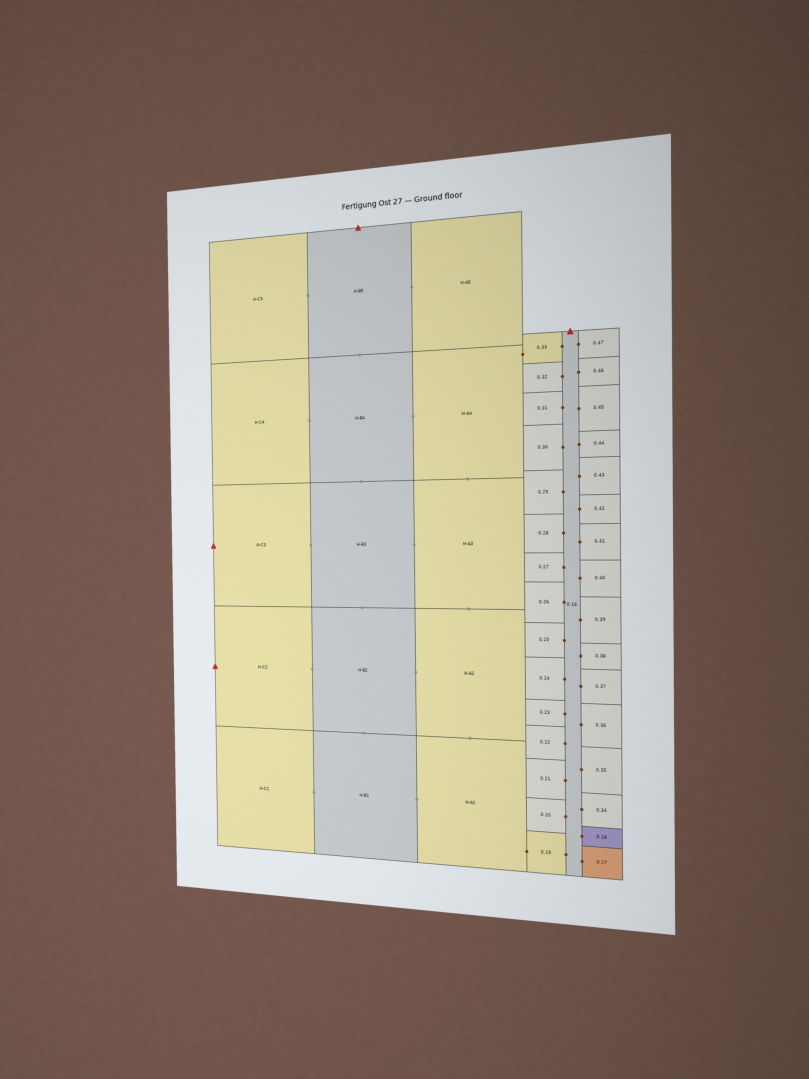
#> input picture samples/photos/proc-factory-dev-003/floor_0.jpg, 3236 x 4315 px (shown at 1/4 size)
$ python -i plan_photo.py   (imports and definitions only)
#> lines starting #> are read from the running program, lines starting #| are printed output that depends on the picture; after the words box and inside, x2 and y2 are one past the last pixel; in counts of white or black regions, pixels touching at a corner belong together
"""Read a phone photo of a floor plan: find and straighten the sheet, even out the light, then find rooms between
the wall lines and classify each by its colour. Produces the same FloorScan as the clean-image path.

Steps:
1. Sheet: the paper is the largest bright quadrilateral; warp it to a rectangle (perspective, rotation).
2. Walls and text: thin dark lines, found with a black-hat filter, which ignores slow changes in brightness.
3. Light: fit a smooth (quadratic) brightness model to the white paper around the building and divide it out,
   which also removes the colour cast, so fills come back close to the plan's palette.
4. Rooms: areas enclosed by walls, classified by their median colour; markers by colour, size and roundness."""

from pathlib import Path

import cv2
import numpy as np

from core.plan_import import FILLS, MARKERS, FloorScan

WALL_CONTRAST = 12
MARKER_TOLERANCE = 70
FILL_MAX_DISTANCE = 30  # in Lab units, after light correction


def order_corners(points: np.ndarray) -> np.ndarray:
    points = points.reshape(-1, 2).astype(np.float32)
    total, diff = points.sum(axis=1), np.diff(points, axis=1).ravel()
    return np.array([points[total.argmin()], points[diff.argmin()], points[total.argmax()], points[diff.argmax()]], np.float32)


def sheet_outline(rgb: np.ndarray) -> np.ndarray | None:
    """Corners of the paper: the largest four-cornered outline among the image's strong edges, like a document
    scanner. Falls back to the brightest large blob."""
    small = max(rgb.shape[:2]) / 1000
    preview = cv2.resize(rgb, None, fx=1 / small, fy=1 / small, interpolation=cv2.INTER_AREA) if small > 1 else rgb
    scale = max(small, 1.0)
    gray = cv2.GaussianBlur(cv2.cvtColor(preview, cv2.COLOR_RGB2GRAY), (5, 5), 0)
    area = gray.shape[0] * gray.shape[1]
    candidates = []
    edges = cv2.dilate(cv2.Canny(gray, 40, 120), np.ones((3, 3), np.uint8))
    contours, _ = cv2.findContours(edges, cv2.RETR_LIST, cv2.CHAIN_APPROX_SIMPLE)
    _, bright = cv2.threshold(gray, 0, 255, cv2.THRESH_BINARY + cv2.THRESH_OTSU)
    blobs, _ = cv2.findContours(cv2.morphologyEx(bright, cv2.MORPH_CLOSE, np.ones((15, 15), np.uint8)),
                                cv2.RETR_EXTERNAL, cv2.CHAIN_APPROX_SIMPLE)
    for contour in [*contours, *blobs]:
        hull = cv2.convexHull(contour)
        if cv2.contourArea(hull) < 0.15 * area:
            continue
        quad = cv2.approxPolyDP(hull, 0.02 * cv2.arcLength(hull, True), True)
        if len(quad) == 4:
            candidates.append((cv2.contourArea(quad), quad, contour))
    if not candidates:
        return None
    _, quad, contour = max(candidates, key=lambda c: c[0])
    if cv2.contourArea(quad) > 0.97 * area:
        return None  # the "sheet" is the whole frame: already a straight scan or screenshot
    return refine_corners(order_corners(quad), contour.reshape(-1, 2).astype(np.float32)) * scale


def refine_corners(corners: np.ndarray, outline: np.ndarray) -> np.ndarray:
    """Fit a straight line to the outline points along each side and intersect neighbouring lines: far more precise
    than the polygon approximation's vertices, which matters for recovering the sheet's proportions."""
    lines = []
    for i in range(4):
        a, b = corners[i], corners[(i + 1) % 4]
        direction = (b - a) / max(np.linalg.norm(b - a), 1e-6)
        normal = np.array([-direction[1], direction[0]])
        along = (outline - a) @ direction
        across = np.abs((outline - a) @ normal)
        length = np.linalg.norm(b - a)
        near = outline[(across < 4) & (along > 0.1 * length) & (along < 0.9 * length)]
        if len(near) < 10:
            return corners
        vx, vy, x0, y0 = cv2.fitLine(near, cv2.DIST_HUBER, 0, 0.01, 0.01).ravel()
        lines.append((np.array([x0, y0]), np.array([vx, vy])))
    refined = []
    for i in range(4):
        (p1, d1), (p2, d2) = lines[i - 1], lines[i]
        matrix = np.array([d1, -d2]).T
        if abs(np.linalg.det(matrix)) < 1e-6:
            return corners
        t = np.linalg.solve(matrix, p2 - p1)
        refined.append(p1 + t[0] * d1)
    refined = np.array(refined, np.float32)
    return refined if np.abs(refined - corners).max() < 25 else corners


def true_aspect(corners: np.ndarray, image_w: int, image_h: int) -> float | None:
    """Width/height of the real sheet from its four corners in the photo, assuming a pinhole camera with square
    pixels and the principal point in the middle (Zhang & He, "Whiteboard scanning", 2004). The side lengths alone
    get this wrong as soon as the camera is tilted. None when the view is too frontal to estimate the focal length."""
    u0, v0 = image_w / 2, image_h / 2
    tl, tr, br, bl = [np.array([x, y, 1.0]) for x, y in corners]
    m1, m2, m3, m4 = tl, tr, bl, br
    k2 = np.dot(np.cross(m1, m4), m3) / np.dot(np.cross(m2, m4), m3)
    k3 = np.dot(np.cross(m1, m4), m2) / np.dot(np.cross(m3, m4), m2)
    n2, n3 = k2 * m2 - m1, k3 * m3 - m1
    if abs(n2[2]) < 1e-6 or abs(n3[2]) < 1e-6:
        return None
    f2 = -((n2[0] * n3[0] - (n2[0] * n3[2] + n2[2] * n3[0]) * u0 + n2[2] * n3[2] * u0 * u0)
           + (n2[1] * n3[1] - (n2[1] * n3[2] + n2[2] * n3[1]) * v0 + n2[2] * n3[2] * v0 * v0)) / (n2[2] * n3[2])
    if not np.isfinite(f2) or f2 <= (0.3 * image_w) ** 2 or f2 >= (5 * image_w) ** 2:
        return None
    inverse = np.linalg.inv(np.array([[np.sqrt(f2), 0, u0], [0, np.sqrt(f2), v0], [0, 0, 1]]))
    metric = inverse.T @ inverse
    return float(np.sqrt((n2 @ metric @ n2) / (n3 @ metric @ n3)))


def straighten(rgb: np.ndarray) -> np.ndarray:
    """Warp the sheet of paper to a rectangle (perspective, rotation); unchanged if no sheet is found."""
    corners = sheet_outline(rgb)
    if corners is None:
        return rgb
    width = int(max(np.linalg.norm(corners[1] - corners[0]), np.linalg.norm(corners[2] - corners[3])))
    height = int(max(np.linalg.norm(corners[3] - corners[0]), np.linalg.norm(corners[2] - corners[1])))
    ratio = true_aspect(corners, rgb.shape[1], rgb.shape[0])
    if ratio:  # keep the larger side, set the other from the recovered aspect ratio
        if width >= height * ratio:
            height = int(width / ratio)
        else:
            width = int(height * ratio)
    target = np.float32([(0, 0), (width, 0), (width, height), (0, height)])
    flat = cv2.warpPerspective(rgb, cv2.getPerspectiveTransform(corners, target), (width, height), flags=cv2.INTER_CUBIC)
    trim = max(3, int(0.01 * min(width, height)))  # the paper edge itself
    return flat[trim:-trim, trim:-trim]


def surface_terms(x: np.ndarray, y: np.ndarray) -> np.ndarray:
    """Cubic polynomial in x and y: smooth enough for light gradients, vignetting and their product."""
    return np.stack([x ** i * y ** j for i in range(4) for j in range(4 - i)], axis=-1)


# [57 lines left out: functions fit_light, sample, wall_unit, label_box, not called in this run]


def lab(colour) -> np.ndarray:
    return cv2.cvtColor(np.uint8([[colour]]), cv2.COLOR_RGB2LAB)[0, 0].astype(np.float32)


# [95 lines left out: function scan_photo, not called in this run]

>>> import cv2
>>> picture = cv2.cvtColor(cv2.imread('../samples/photos/proc-factory-dev-003/floor_0.jpg'), cv2.COLOR_BGR2RGB)
>>> result = straighten(picture)
#> in sheet_outline, `gray = cv2.GaussianBlur(cv2.cvtColor(preview, cv2.COLOR_RGB2GRAY), (5,..`:
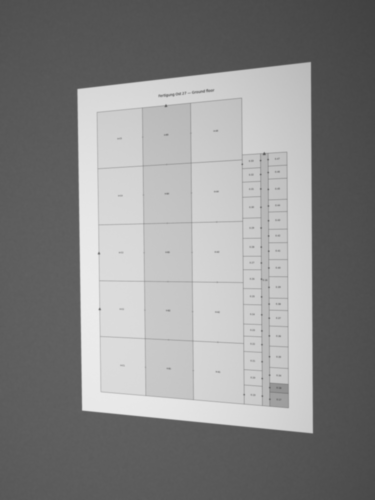
#> gray: shape (1000, 750) (shown at 1/2 size); min 64, max 235, mean 137.1
#> in sheet_outline, `edges = cv2.dilate(cv2.Canny(gray, 40, 120), np.ones((3, 3), np.uint8))`:
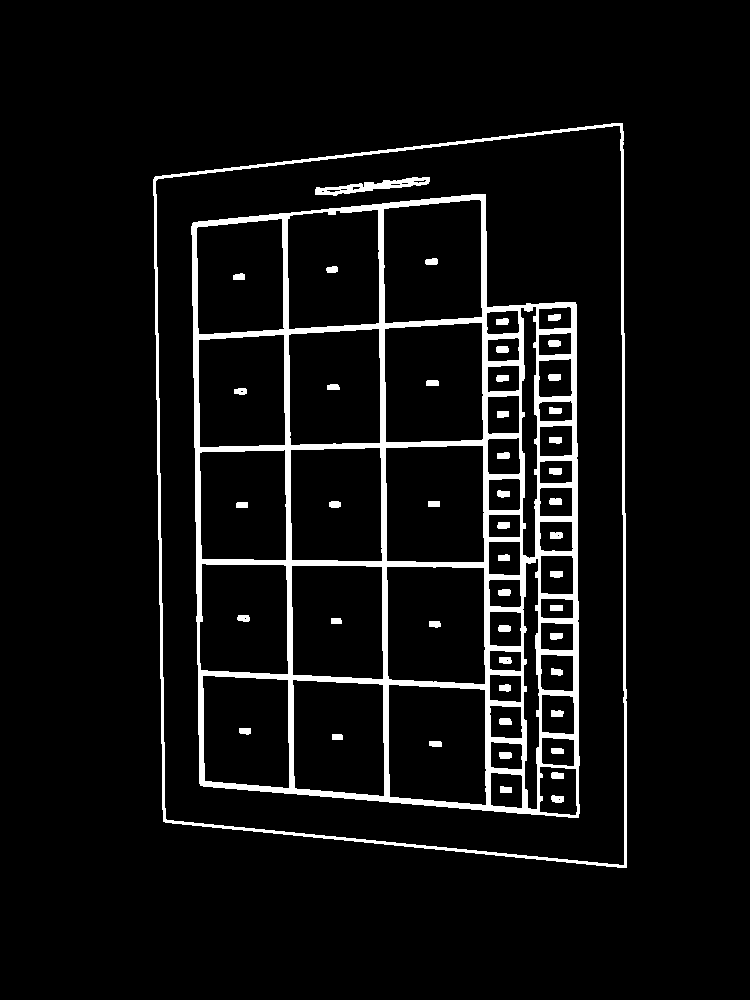
#> edges: shape (1000, 750); 6.3% white; 49 white regions
#> in sheet_outline, `contours, _ = cv2.findContours(edges, cv2.RETR_LIST, cv2.CHAIN_APPROX_..`: contours = 109 contours, 9 with area under 20; largest, box (x1, y1, x2, y2) and area: (153, 123, 627, 868) 324360, (155, 125, 625, 866) 319494, (191, 194, 580, 818) 217943, (383, 199, 483, 324) 11413, (384, 322, 484, 443) 11366
#> in sheet_outline, `_, bright = cv2.threshold(gray, 0, 255, cv2.THRESH_BINARY + cv2.THRESH..`:
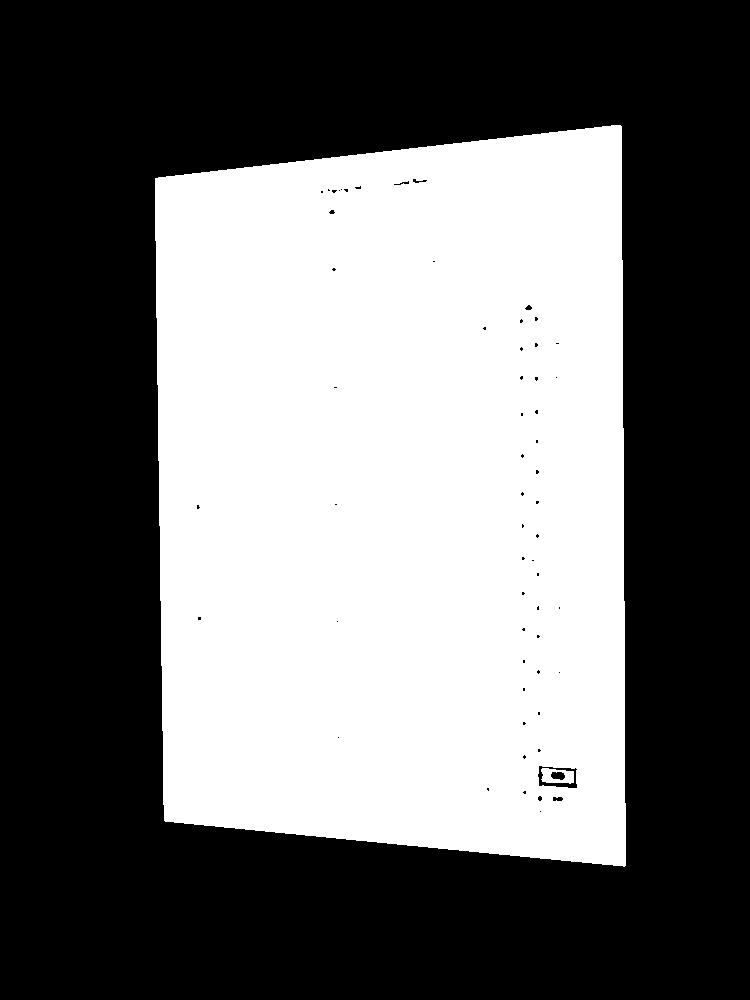
#> bright: shape (1000, 750); 42.8% white; 2 white regions
#> in sheet_outline, `blobs, _ = cv2.findContours(cv2.morphologyEx(bright, cv2.MORPH_CLOSE, ..`: blobs = 1 contour; box (x1, y1, x2, y2) and area: (155, 125, 626, 867) 321030
#> the loop in sheet_outline, `for contour in [*contours, *blobs]:` made 110 passes
#> hull on passes 1, 24, 33, 48: [[558, 799], [559, 798], [560, 799], [559, 800]], [[506, 660], [507, 659], [508, 660], [507, 661]], [[244, 618], [245, 617], [246, 618], [245, 619]], [[557, 535], [558, 534], [559, 535], [558, 536]]
#> after the loop in sheet_outline, `for contour in [*contours, *blobs]:`: candidates = 3 items
#> in sheet_outline, `_, quad, contour = max(candidates, key=lambda c: c[0])`: quad = [[622, 123], [626, 867], [163, 821], [154, 177]]; contour = contour of 244 points, box (x1, y1, x2, y2) (153, 123, 627, 868), area 324360
#> in order_corners, `points = points.reshape(-1, 2).astype(np.float32)`: points = [[622, 123], [626, 867], [163, 821], [154, 177]]
#> in order_corners, `total, diff = points.sum(axis=1), np.diff(points, axis=1).ravel()`: total = [745, 1493, 984, 331]; diff = [-499, 241, 658, 23]
#> in refine_corners, `lines = []`: lines = []
#> the loop in refine_corners, `for i in range(4):` made 4 passes
#> (a, b, direction, normal, length, vx, vy, x0) on passes 1 to 4: ([154, 177], [622, 123], [0.993, -0.115], [0.115, 0.993], 471.1, 0.993, -0.117, 443.3), ([622, 123], [626, 867], [0.00538, 1], [-1, 0.00538], 744, 0.0055, 1, 624.9), ([626, 867], [163, 821], [-0.995, -0.0989], [0.0989, -0.995], 465.3, 0.995, 0.0997, 385.6), ([163, 821], [154, 177], [-0.014, -1], [1, -0.014], 644.1, 0.016, 1, 158.3)
#> after the loop in refine_corners, `for i in range(4):`: lines = [([443.3, 142.9], [0.993, -0.117]), ([624.9, 586.5], [0.0055, 1]), ([385.6, 843.8], [0.995, 0.0997]), ([158.3, 532.7], [0.016, 1])]
#> the loop in refine_corners, `for i in range(4):` made 4 passes
#> (p1, d1, p2, d2, matrix, t) on passes 1 to 3: ([158.3, 532.7], [0.016, 1], [443.3, 142.9], [0.993, -0.117], [[0.016, -0.993], [1, 0.117]], [-355.7, -292.7]), ([443.3, 142.9], [0.993, -0.117], [624.9, 586.5], [0.0055, 1], [[0.993, -0.0055], [-0.117, -1]], [180.3, -464.6]), ([624.9, 586.5], [0.0055, 1], [385.6, 843.8], [0.995, 0.0997], [[0.0055, -0.995], [1, -0.0997]], [281.4, 242.1])
#> after the loop in refine_corners, `for i in range(4):`: refined = [[152.6, 177], [622.3, 121.9], [626.4, 867.9], [162.9, 821.5]]
#> in straighten, `corners = sheet_outline(rgb)`: corners = [[658.5, 763.9], [2685.4, 525.9], [2703.1, 3745.2], [703, 3544.7]]
#> in straighten, `width = int(max(np.linalg.norm(corners[1] - corners[0]), np.linalg.nor..`: width = 2040
#> in straighten, `height = int(max(np.linalg.norm(corners[3] - corners[0]), np.linalg.no..`: height = 3219
#> in true_aspect, `tl, tr, br, bl = [np.array([x, y, 1.0]) for x, y in corners]`: tl = [658.5, 763.9, 1]; tr = [2685.4, 525.9, 1]; br = [2703.1, 3745.2, 1]; bl = [703, 3544.7, 1]
#> in true_aspect, `m1, m2, m3, m4 = tl, tr, bl, br`: m1 = [658.5, 763.9, 1]; m2 = [2685.4, 525.9, 1]; m3 = [703, 3544.7, 1]; m4 = [2703.1, 3745.2, 1]
#> in true_aspect, `k2 = np.dot(np.cross(m1, m4), m3) / np.dot(np.cross(m2, m4), m3)`: k2 = 0.863
#> in true_aspect, `k3 = np.dot(np.cross(m1, m4), m2) / np.dot(np.cross(m3, m4), m2)`: k3 = 1.01
#> in true_aspect, `n2, n3 = k2 * m2 - m1, k3 * m3 - m1`: n2 = [1658.7, -310.1, -0.137]; n3 = [54.83, 2832.6, 0.0146]
#> in true_aspect, `f2 = -((n2[0] * n3[0] - (n2[0] * n3[2] + n2[2] * n3[0]) * u0 + n2[2] *..`: f2 = 9293389.6
#> in true_aspect, `inverse = np.linalg.inv(np.array([[np.sqrt(f2), 0, u0], [0, np.sqrt(f2..`: inverse = [[0.000328, 0, -0.531], [0, 0.000328, -0.708], [0, 0, 1]]
#> in true_aspect, `metric = inverse.T @ inverse`: metric = [[1.08e-07, 0, -0.000174], [0, 1.08e-07, -0.000232], [-0.000174, -0.000232, 1.78]]
#> in straighten, `ratio = true_aspect(corners, rgb.shape[1], rgb.shape[0])`: ratio = 0.688
#> in straighten, `width = int(height * ratio)`: width = 2213
#> in straighten, `target = np.float32([(0, 0), (width, 0), (width, height), (0, height)])`: target = [[0, 0], [2213, 0], [2213, 3219], [0, 3219]]
#> in straighten, `flat = cv2.warpPerspective(rgb, cv2.getPerspectiveTransform(corners, t..`:
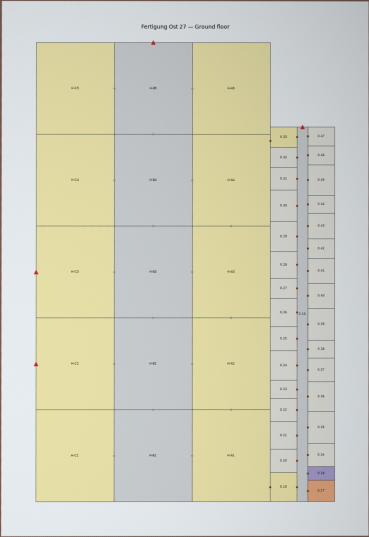
#> flat: shape (3219, 2213, 3) (shown at 1/6 size); mean R, G, B 207.3, 206.8, 188.5
#> in straighten, `trim = max(3, int(0.01 * min(width, height)))`: trim = 22
#> in straighten, `return flat[trim:-trim, trim:-trim]`:
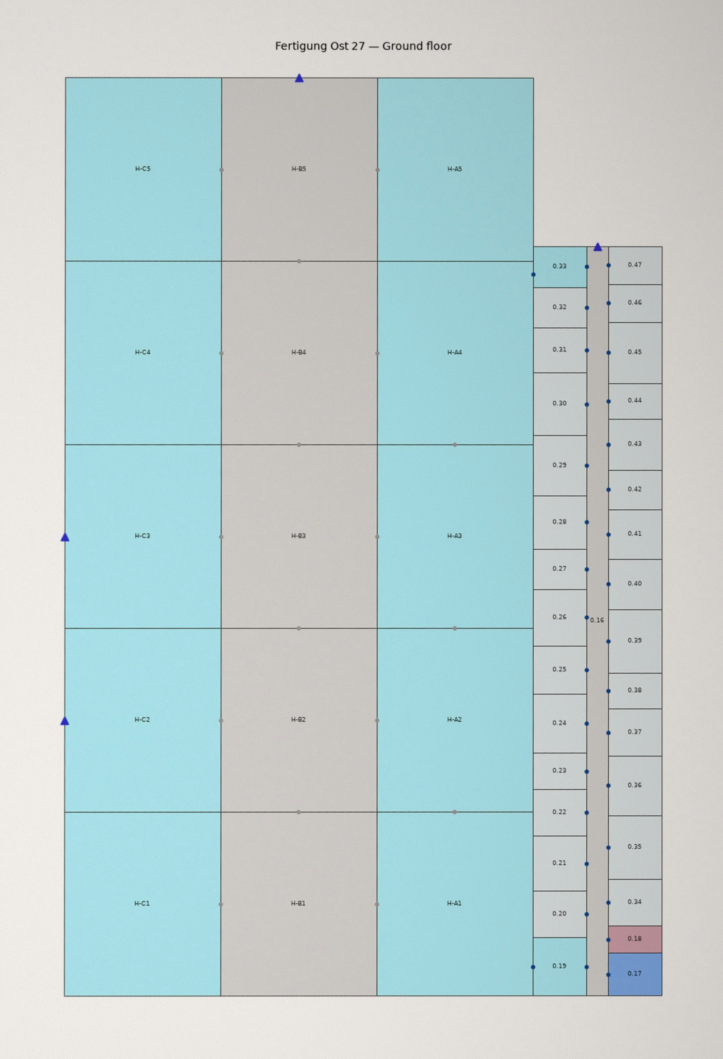
#> returned value: shape (3175, 2169, 3) (shown at 1/3 size); mean of channels 0, 1, 2 208, 207.7, 188.7; drawn as B, G, R
